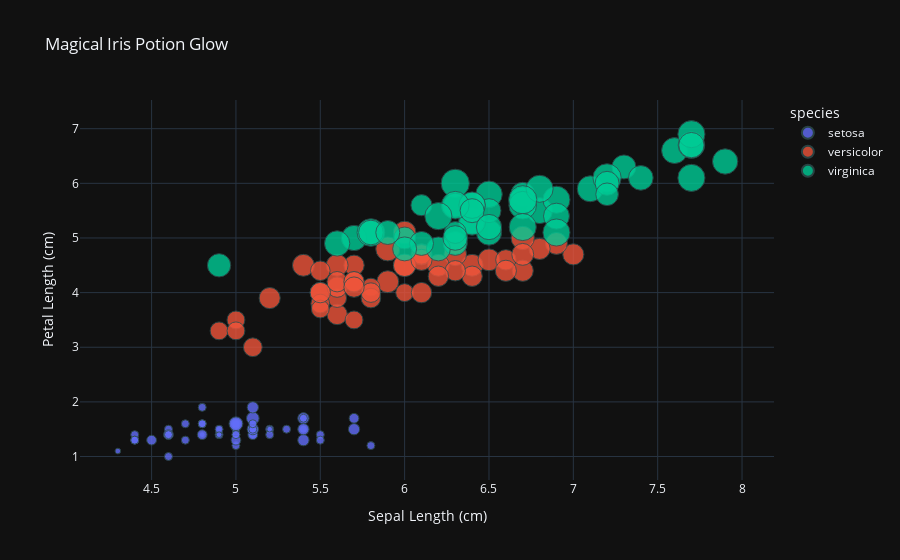

Notebook source saved alongside this figure:
### Code cell
exit()

# Display basic dataset information
print("First 5 rows of the dataset:")
print(iris.head(), "\n")  # Display first 5 rows

# Scatter plot using seaborn
plt.figure(figsize=(8, 6))  # Set figure size for better readability
sns.scatterplot(
    x='sepal_length', 
    y='petal_length', 
    hue='species',  # Color by species
    size='petal_width',  # Size of points by petal width
    data=iris, 
    edgecolor='black',  # Improve visibility of data points
    alpha=0.7  # Adjust transparency for better overlapping visuals
)
plt.title("Snape’s Enchanted Flower Dance")  # Set title
plt.xlabel("Sepal Length (cm)")  # Label x-axis
plt.ylabel("Petal Length (cm)")  # Label y-axis
plt.legend(title="Species")  # Improve legend title
plt.grid(True, linestyle='--', alpha=0.5)  # Add a grid for readability
plt.show()  # Display the plot

# Interactive scatter plot using Plotly
fig = px.scatter(
    iris, 
    x='sepal_length', 
    y='petal_length', 
    color='species',  # Color by species
    size='petal_width',  # Size by petal width
    title='Magical Iris Potion Glow',
    labels={'sepal_length': 'Sepal Length (cm)', 'petal_length': 'Petal Length (cm)'}  # Improve axis labels
)
fig.update_traces(marker=dict(opacity=0.8, line=dict(width=1, color='DarkSlateGrey')))  # Improve marker styling
fig.update_layout(template='plotly_dark')  # Set dark theme for better aesthetics
fig.show()  # Display interactive plot

### Figure 1 — Plotly figure (JSON) as saved in the notebook; plotly's stock layout.template omitted (floating-point values rounded to 4 significant figures)
{"data": [{"hovertemplate": "species=setosa<br>Sepal Length (cm)=%{x}<br>Petal Length (cm)=%{y}<br>petal_width=%{marker.size}<extra></extra>", "legendgroup": "setosa", "marker": {"color": "#636efa", "line": {"color": "DarkSlateGrey", "width": 1}, "opacity": 0.8, "size": [0.2, 0.2, 0.2, 0.2, 0.2, 0.4, 0.3, 0.2, 0.2, 0.1, 0.2, 0.2, 0.1, 0.1, 0.2, 0.4, 0.4, 0.3, 0.3, 0.3, 0.2, 0.4, 0.2, 0.5, 0.2, 0.2, 0.4, 0.2, 0.2, 0.2, 0.2, 0.4, 0.1, 0.2, 0.2, 0.2, 0.2, 0.1, 0.2, 0.2, 0.3, 0.3, 0.2, 0.6, 0.4, 0.3, 0.2, 0.2, 0.2, 0.2], "sizemode": "area", "sizeref": 0.00625, "symbol": "circle"}, "mode": "markers", "name": "setosa", "orientation": "v", "showlegend": true, "type": "scatter", "x": [5.1, 4.9, 4.7, 4.6, 5, 5.4, 4.6, 5, 4.4, 4.9, 5.4, 4.8, 4.8, 4.3, 5.8, 5.7, 5.4, 5.1, 5.7, 5.1, 5.4, 5.1, 4.6, 5.1, 4.8, 5, 5, 5.2, 5.2, 4.7, 4.8, 5.4, 5.2, 5.5, 4.9, 5, 5.5, 4.9, 4.4, 5.1, 5, 4.5, 4.4, 5, 5.1, 4.8, 5.1, 4.6, 5.3, 5], "xaxis": "x", "y": [1.4, 1.4, 1.3, 1.5, 1.4, 1.7, 1.4, 1.5, 1.4, 1.5, 1.5, 1.6, 1.4, 1.1, 1.2, 1.5, 1.3, 1.4, 1.7, 1.5, 1.7, 1.5, 1, 1.7, 1.9, 1.6, 1.6, 1.5, 1.4, 1.6, 1.6, 1.5, 1.5, 1.4, 1.5, 1.2, 1.3, 1.4, 1.3, 1.5, 1.3, 1.3, 1.3, 1.6, 1.9, 1.4, 1.6, 1.4, 1.5, 1.4], "yaxis": "y"}, {"hovertemplate": "species=versicolor<br>Sepal Length (cm)=%{x}<br>Petal Length (cm)=%{y}<br>petal_width=%{marker.size}<extra></extra>", "legendgroup": "versicolor", "marker": {"color": "#EF553B", "line": {"color": "DarkSlateGrey", "width": 1}, "opacity": 0.8, "size": [1.4, 1.5, 1.5, 1.3, 1.5, 1.3, 1.6, 1, 1.3, 1.4, 1, 1.5, 1, 1.4, 1.3, 1.4, 1.5, 1, 1.5, 1.1, 1.8, 1.3, 1.5, 1.2, 1.3, 1.4, 1.4, 1.7, 1.5, 1, 1.1, 1, 1.2, 1.6, 1.5, 1.6, 1.5, 1.3, 1.3, 1.3, 1.2, 1.4, 1.2, 1, 1.3, 1.2, 1.3, 1.3, 1.1, 1.3], "sizemode": "area", "sizeref": 0.00625, "symbol": "circle"}, "mode": "markers", "name": "versicolor", "orientation": "v", "showlegend": true, "type": "scatter", "x": [7, 6.4, 6.9, 5.5, 6.5, 5.7, 6.3, 4.9, 6.6, 5.2, 5, 5.9, 6, 6.1, 5.6, 6.7, 5.6, 5.8, 6.2, 5.6, 5.9, 6.1, 6.3, 6.1, 6.4, 6.6, 6.8, 6.7, 6, 5.7, 5.5, 5.5, 5.8, 6, 5.4, 6, 6.7, 6.3, 5.6, 5.5, 5.5, 6.1, 5.8, 5, 5.6, 5.7, 5.7, 6.2, 5.1, 5.7], "xaxis": "x", "y": [4.7, 4.5, 4.9, 4, 4.6, 4.5, 4.7, 3.3, 4.6, 3.9, 3.5, 4.2, 4, 4.7, 3.6, 4.4, 4.5, 4.1, 4.5, 3.9, 4.8, 4, 4.9, 4.7, 4.3, 4.4, 4.8, 5, 4.5, 3.5, 3.8, 3.7, 3.9, 5.1, 4.5, 4.5, 4.7, 4.4, 4.1, 4, 4.4, 4.6, 4, 3.3, 4.2, 4.2, 4.2, 4.3, 3, 4.1], "yaxis": "y"}, {"hovertemplate": "species=virginica<br>Sepal Length (cm)=%{x}<br>Petal Length (cm)=%{y}<br>petal_width=%{marker.size}<extra></extra>", "legendgroup": "virginica", "marker": {"color": "#00cc96", "line": {"color": "DarkSlateGrey", "width": 1}, "opacity": 0.8, "size": [2.5, 1.9, 2.1, 1.8, 2.2, 2.1, 1.7, 1.8, 1.8, 2.5, 2, 1.9, 2.1, 2, 2.4, 2.3, 1.8, 2.2, 2.3, 1.5, 2.3, 2, 2, 1.8, 2.1, 1.8, 1.8, 1.8, 2.1, 1.6, 1.9, 2, 2.2, 1.5, 1.4, 2.3, 2.4, 1.8, 1.8, 2.1, 2.4, 2.3, 1.9, 2.3, 2.5, 2.3, 1.9, 2, 2.3, 1.8], "sizemode": "area", "sizeref": 0.00625, "symbol": "circle"}, "mode": "markers", "name": "virginica", "orientation": "v", "showlegend": true, "type": "scatter", "x": [6.3, 5.8, 7.1, 6.3, 6.5, 7.6, 4.9, 7.3, 6.7, 7.2, 6.5, 6.4, 6.8, 5.7, 5.8, 6.4, 6.5, 7.7, 7.7, 6, 6.9, 5.6, 7.7, 6.3, 6.7, 7.2, 6.2, 6.1, 6.4, 7.2, 7.4, 7.9, 6.4, 6.3, 6.1, 7.7, 6.3, 6.4, 6, 6.9, 6.7, 6.9, 5.8, 6.8, 6.7, 6.7, 6.3, 6.5, 6.2, 5.9], "xaxis": "x", "y": [6, 5.1, 5.9, 5.6, 5.8, 6.6, 4.5, 6.3, 5.8, 6.1, 5.1, 5.3, 5.5, 5, 5.1, 5.3, 5.5, 6.7, 6.9, 5, 5.7, 4.9, 6.7, 4.9, 5.7, 6, 4.8, 4.9, 5.6, 5.8, 6.1, 6.4, 5.6, 5.1, 5.6, 6.1, 5.6, 5.5, 4.8, 5.4, 5.6, 5.1, 5.1, 5.9, 5.7, 5.2, 5, 5.2, 5.4, 5.1], "yaxis": "y"}], "layout": {"legend": {"itemsizing": "constant", "title": {"text": "species"}, "tracegroupgap": 0}, "title": {"text": "Magical Iris Potion Glow"}, "xaxis": {"anchor": "y", "domain": [0, 1], "title": {"text": "Sepal Length (cm)"}}, "yaxis": {"anchor": "x", "domain": [0, 1], "title": {"text": "Petal Length (cm)"}}}}
